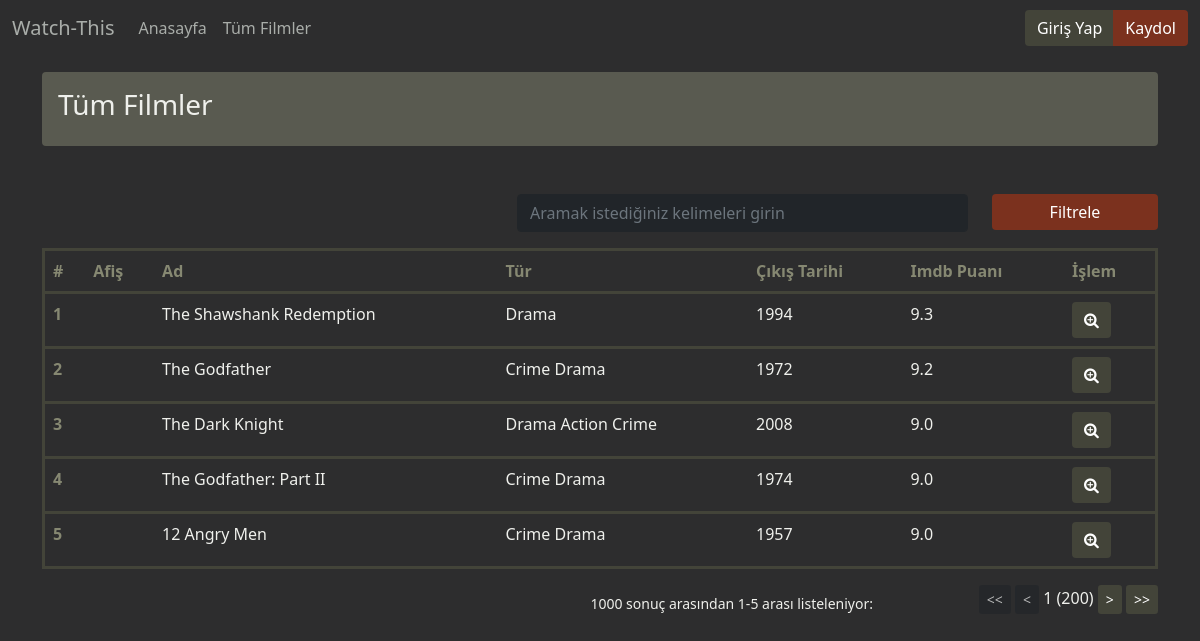
Screenshot of /movies/all/1 with the database file from the repository.
### app/src/models.py (models this page shows, shortened)
class Movie(Base):
    __tablename__ = 'movies'
    id = Column(Integer, primary_key=True)
    title = Column(String)
    year = Column(Integer)
    poster = Column(String)
    duration = Column(Integer)
    imdb_rating = Column(Float)
    metascore_rating = Column(Float)
    director = relationship("Director", back_populates="movies")
    director_id = Column(Integer, ForeignKey('directors.id'))
    actors = relationship(
        "Actor", secondary=movie_actor_link, back_populates="movies")
    genres = relationship(
        "Genre", secondary=movie_genre_link, back_populates="movies")
    scores = relationship("UserScore", back_populates="movie")

class Genre(Base):
    __tablename__ = 'genres'
    id = Column(Integer, primary_key=True)
    name = Column(String)
    movies = relationship(
        "Movie", secondary=movie_genre_link, back_populates="genres")

### app/views.py (the view)
@app.route('/movies/all/<page>')
def all_movies(page):
    movies, total_movies = services.get_movies(int(page), "imdb_rating", 5)
    token = request.cookies.get("token")
    user = services.check_login(token)
    if user:
        scores = user.scores
        keys = movies.keys()
        for i in scores:
            if i.movie_id in keys:
                movies[i.movie_id]["user_score"] = i.score
    total_page = math.ceil(total_movies/5)
    return render_template("movies.html", movies=movies, page=page, total_page=total_page, total_movies=total_movies)

### app/src/services.py (called while the page is built, shortened)
def movies_to_dict(movies):
    titles = [i.title for i in movies]
    years = [i.year for i in movies]
    posters = [i.poster for i in movies]
    genres = [[g.name for g in i.genres] for i in movies]
    imdb_ratings = [i.imdb_rating for i in movies]
    casts = [[c.name for c in i.actors] for i in movies]
    directors = [i.director.name for i in movies]
    temp = dict()
    for i, movie in enumerate(movies):
        temp[movie.id] = {'title': titles[i],
                          'year': years[i],
                          'poster': posters[i],
                          'genre': genres[i],
                          'imdb_rating': imdb_ratings[i],
                          'cast': casts[i],
                          'director': directors[i]
                          }
    return temp

def get_movies(page, sortby, count, asc=False):
    if asc:
        s = asc
    else:
        s = desc
    sorts = [
        "title",
        "year",
        "duration",
        "imdb_rating",
    ]
    if sortby not in sorts:
        return False
    movies = session.query(Movie).order_by(
        s(sortby)).all()
    length = len(movies)
    movies = movies[count*(page-1):count*(page)]
    movies = movies_to_dict(movies)
    return movies, length

def check_login(token):
    try:
        decoded = jwt.decode(token, SECRET_KEY, algorithms=['HS256'])
        username = decoded['username']
        expiration_time = datetime.datetime.fromtimestamp(decoded['exp'])
    except:
        return None

### app/views.py (called while the page is built)
@app.context_processor
def inject_user():
    token = request.cookies.get("token")
    user = services.check_login(token)
    is_login = False
    if user:
        is_login = True
        return dict(is_login=is_login, username=user.name)
    return dict(is_login=is_login)

### app/templates/movies.html
{% extends 'layout.html' %}
{% block content %}
<div class="container">
    <div class=" p-3 rounded mt-3" style="background-color: rgba(134, 136, 114, .5);">
        <h3 class="text-capitalize">Tüm Filmler</h3>
    </div>
    {% with title="Popüler Filmler", movies=movies, page=page | int, total_page=total_page | int, total_movies=total_movies | int %}
    {% include 'components/movie_table.html' %}
    {% endwith %}
</div>
{% endblock %}

### app/templates/layout.html (shortened to what this page needs)
<!DOCTYPE html>
<html lang="en">
<head>
    <link href="https://cdn.jsdelivr.net/npm/bootstrap@5.0.0-beta1/dist/css/bootstrap.min.css" rel="stylesheet"
>
    <link rel="stylesheet" href="https://cdnjs.cloudflare.com/ajax/libs/font-awesome/4.7.0/css/font-awesome.min.css">
</head>
<body>
    {% with is_login=is_login %}
    {% include 'components/navbar.html' %}
    {% endwith %}
    {% block body %}
    <section class="main-section">
        {% block content %}{% endblock %}
    </section>
    {% endblock %}
</body>
</html>

### app/templates/components/navbar.html (shortened to what this page needs)
<nav class="navbar navbar-expand-lg navbar-light" style="background-color: none;">
    <div class="container-fluid">
        <a class="navbar-brand" href="/">Watch-This</a>
        <div class="collapse navbar-collapse" id="navbarSupportedContent">
            <ul class="navbar-nav me-auto mb-2 mb-lg-0">
                <li class="nav-item">
                    <a class="nav-link active" aria-current="page" href="/">Anasayfa</a>
                </li>
                <li class="nav-item">
                    <a class="nav-link" href="/movies">Tüm Filmler</a>
                </li>
            </ul>
            <div class="d-flex">
                <div class="btn-group" role="group" aria-label="Button group">
                    {% if not is_login %}
                    <button class="btn btn-dark" style=" background-color:rgb(67, 68, 57); border: none; " type="submit" data-bs-toggle="modal" data-bs-target="#loginModal">Giriş Yap</button>
                    <button class="btn btn-dark" style="background-color: rgb(123, 49, 30); border: none;" type="submit" data-bs-toggle="modal" data-bs-target="#registerModal">Kaydol</button>
                    {% else  %}
                    <a class="btn btn-dark" style=" background-color:rgb(67, 68, 57); border: none; " href="/logout">Çıkış Yap</a>
                    {% endif  %}
                </div>
            </div>
        </div>
    </div>
</nav>

### app/templates/components/movie_table.html (shortened to what this page needs)
<div class="list mt-5">
    <form class="row">
        <div class="offset-5 col-5">
            <input id="search-bar" type="text" class="form-control bg-dark border-dark text-light"
                placeholder="Aramak istediğiniz kelimeleri girin">
        </div>
        <div class="col-2">
            <button id="search-button" class="btn btn-dark form-control"
                style="background-color: rgb(123, 49, 30); border:none" type="button">Filtrele</button>
        </div>
    </form>
    <table class="table table-borderless table-light mt-3 custom-table">
        <thead>
            <tr>
                <th scope="col">#</th>
                <th scope="col">Afiş</th>
                <th scope="col">Ad</th>
                <th scope="col">Tür</th>
                <th scope="col">Çıkış Tarihi</th>
                <th scope="col">Imdb Puanı</th>
                <th scope="col">İşlem</th>
            </tr>
        </thead>
        <tbody>
            {% for index, movie in movies.items() %}
            <tr>
                <th scope="row">{{ index }}</th>
                <td>
                </td>
                <td>{{ movie.title }}</td>
                <td>
                    {% for val in movie.genre %}
                        {{val}}
                    {% endfor %}
                </td>
                <td>{{movie.year}}</td>
                <td>{{movie.imdb_rating}}</td>
                <td>
                        <button class="btn btn-dark" style="background-color: rgb(67, 68, 57); border:none;"
                            type="button" data-bs-toggle="modal" data-bs-target="#movieModal" onclick="dynamicModal(
                                `{{index}}`,
                                `{{movie.title}}`,
                                `{{movie.poster}}`,
                                `{{movie.year}}`,
                                `{{movie.director}}`,
                                `{{movie.genre}}`,
                                `{{movie.cast}}`,
                                `{{movie.imdb_rating}}`,
                                `{{movie.user_score}}`
                            );">
                            <i class="fa fa-search-plus" aria-hidden="true"></i>
                        </button>
                </td>
            </tr>
            {% endfor %}
        </tbody>
    </table>
    <form class="row pagination mb-5">
        <div class="offset-5 col-4 align-content-end small" style="text-align: end;">
            {{ total_movies }} sonuç arasından {{ (page-1)*5+1 }}-{{ (page)*5 }} arası listeleniyor:
        </div>
        <div class="col-3 align-content-end" style="text-align: end;">
            <button id="first-btn" class="btn btn-dark btn-sm" type="button" onclick="firstPage()">
                << </button>
                    <button id="prev-btn" class="btn btn-dark btn-sm" type="button" onclick="prevPage()">
                        < </button>
                             {{page}} ({{ total_page }})
                            <button id="next-btn" class="btn btn-dark btn-sm" type="button" onclick="nextPage()"> > </button>
                            <button id="last-btn" class="btn btn-dark btn-sm" type="button" onclick="lastPage()"> >> </button>
        </div>
    </form>
</div>

### app/templates/layout.html (style rules this page uses)
body { background-color: rgb(45, 45, 46); color: rgb(239, 240, 236); }
.navbar a { color: rgb(169, 173, 169) !important; }
.custom-table { border-radius: 100px; color: rgb(239, 240, 236); border: 3px solid rgb(67, 68, 57); }
.custom-table th { color: rgba(134, 136, 114); }
.custom-table tr { border-bottom: 3px solid rgb(67, 68, 57); }
.custom-table td, .custom-table th { background-color: rgba(0, 0, 0, 0); }
.pagination button { background-color: rgb(67, 68, 57); border: none; }

### rows the page displays
Movie: title "The Shawshank Redemption", year "1994", imdb_rating "9.3"
Genre: name "Drama"
Movie: title "The Godfather", year "1972", imdb_rating "9.2"
Genre: name "Crime"
Genre: name "Drama"
Movie: title "The Dark Knight", year "2008", imdb_rating "9.0"
Genre: name "Action"
Genre: name "Crime"
Movie: title "The Godfather: Part II", year "1974", imdb_rating "9.0"
Movie: title "12 Angry Men", year "1957", imdb_rating "9.0"

### other values shown
{{ index }} "1" "2" "3" "4" "5"
{{ total_movies }} "1000"
{{ (page-1)*5+1 }} "1"
{{ (page)*5 }} "5"
{{ page }} "1"
{{ total_page }} "200"
